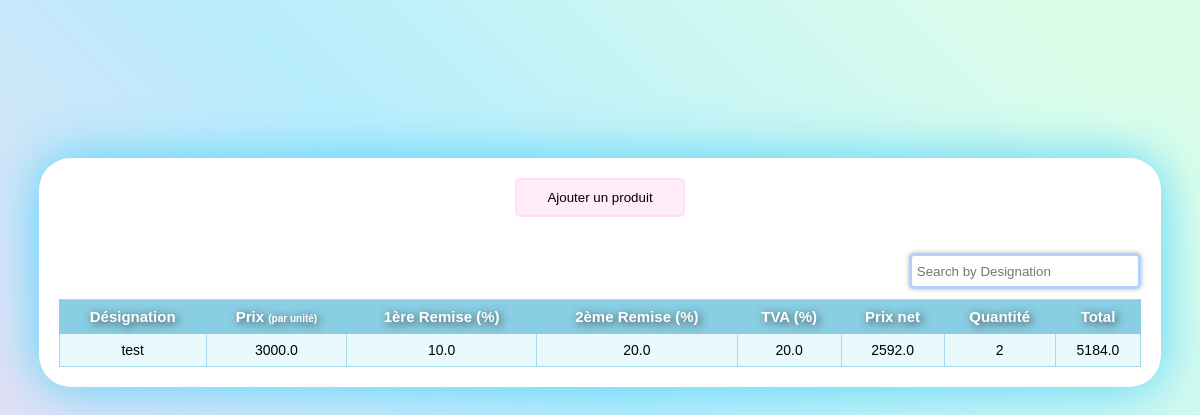
The page /OrganisationTarifaire on the database as committed earlier.
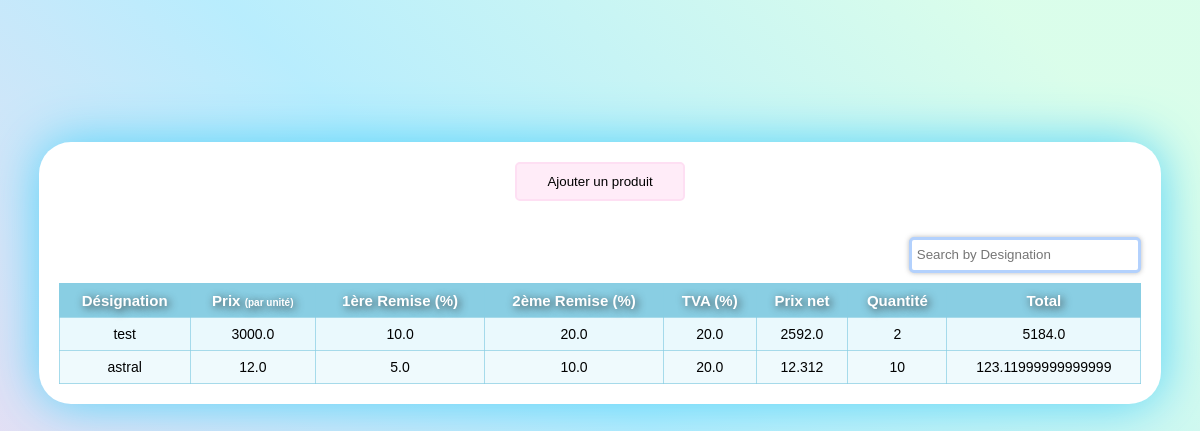
The same page on the database as committed later.
### tables this page shows
CREATE TABLE products (
                  id INTEGER PRIMARY KEY AUTOINCREMENT,
                  productName TEXT NOT NULL,
                  price REAL NOT NULL,
                  discount1 REAL,
                  discount2 REAL,                 
                  tva REAL,
                  quantity INTEGER NOT NULL,
                  finprice REAL NOT NULL
               
                , totalprice REAL);

### app.py (the view)
@app.route('/OrganisationTarifaire')
def product_list():
    db = get_db()
    cursor = db.cursor()
    cursor.execute("SELECT * FROM products")
    products = cursor.fetchall()
    return render_template('OrganisationTarifaire.html', products=products)

### app.py (called while the page is built)
def get_db():
    db = getattr(g, '_database', None)
    if db is None:
        db = g._database = sqlite3.connect(app.config['DATABASE'])
    return db

### templates/OrganisationTarifaire.html (shortened to what this page needs)
<!DOCTYPE html>
<html>
<head>
</head>
<body>
<br>
<div class="container">
<div class="form-group center-container">
    <a href="{{ url_for('index') }}"><input type="button" value="Ajouter un produit" id="centered-input2"></a>
</div>
<br><br>
    <div class="wrap">
        <div class="search">
           <input type="text" class="searchTerm" id="searchInput" placeholder="Search by Designation">
        </div>
     </div>
    <table id="productTable">
        <tr>
            <th onclick="sortTable(0)">Désignation</th>
            <th>Prix <span style="font-size: 10px;"> (par unité)</span></th>
            <th>1ère Remise (%)</th>
            <th>2ème Remise (%)</th>
            <th>TVA (%)</th>
            <th>Prix net</th>
            <th>Quantité</th>
            <th>Total</th>
        </tr>
        {% for product in products %}
        <tr>
            <td>{{ product[1] }}</td>
            <td>{{ product[2] }}</td>
            <td>{{ product[3] }}</td>
            <td>{{ product[4] }}</td>
            <td>{{ product[5] }}</td>
            <td>{{ product[7] }}</td>
            <td>{{ product[6] }}</td>
            <td>{{ product[8] }}</td>
        </tr>
        {% endfor %}
    </table>
</div>
</body>
</html>

### templates/OrganisationTarifaire.html (style rules this page uses)
.searchTerm { width: 100%; border: 3px solid #b3d1fd; padding: 5px; height: 20px; border-radius: 5px; color: #9DBFAF; margin-bottom: 10px; box-shadow: 0px 0px 5px rgba(178, 179, 180, 0.927); }
.wrap { width: 20%; float: right; padding-right: 1em; }
.container { max-width:93%; background: #fff; width: 100%; padding: 20px ; box-shadow: 0px 0px 50px #55d3f9; margin-top: -25%; border-radius: 2em; overflow-x: auto; text-align: center; }
body { display: flex; align-items: center; justify-content: center; min-height: 100vh; padding: 10px; font-family: 'Poppins', sans-serif; background-image: linear-gradient(45deg, #fdcdebcd 0%, #adeafddc 52%, #cffde4c4 90%); }
table { width: 100%; border-collapse: collapse; background-color: #a4e1f42c; }
table, th, td { border: 1px solid #89cee3b4; }
th, td { padding: 8px; text-align: center; font-size: 14px; }
tr:nth-child(even) { background-color: #cdeff92c }
th { background-color: #89cee3; color: #fff; font-size: 15px; text-shadow: 2px 2px 8px #363535; cursor: pointer; }
.center-container { display: flex; justify-content: center; align-items: center; }
#centered-input2 { padding: 10px; padding-left: 30px; padding-right: 30px; border: 2px solid #fedff3; border-radius: 5px; width: 100%; background-color: #ffecf8; }

Rows that differ between the two databases and show on the page:
added products: productName "astral", price "12.0", discount1 "5.0", discount2 "10.0", tva "20.0", finprice "12.312", quantity "10", totalprice "123.11999999999999"
